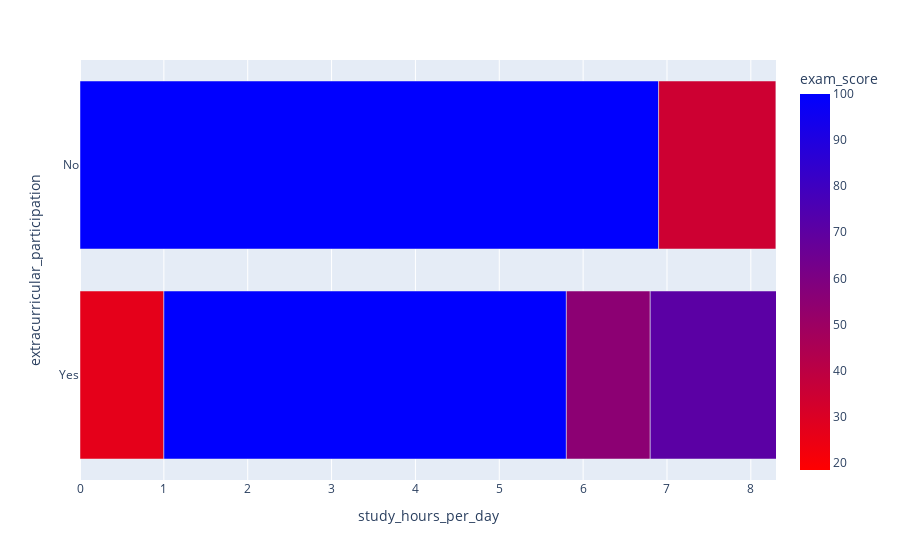

Here is the notebook cell this chart was saved with:
### Markdown cell above
#### <b> Conclusiones: </b> en una segunda fase de análisis hemos decidido realizar algunas comparaciones multivariables. En este caso hemos querido interrelacional las calificaciones con las horas de estudio y la dieta de los alumnos.La tendencia es la misma, como vemos en el gráfico las horas de estudio se relacionan directametne con unas mayores calificaciones, incluso en la línea de dispersión vemos una tendencia claramente creciente. Por otro lado, la calidad de la dieta, representada en el tamaño de las burbujas, no muestra ninguna característica destacable, simplemente que la mayoría de bolas tienen el mismo tamaño, que como ya hemos dicho en el gráfico correspondiente, se identifica con una dieta poco saludable.

### Code cell
#Análisis por grupos: participación extracurricular y horas de estudio vs calificaciones
# Ajustar la escala del eje x para que vaya de 0 al máximo de horas de estudio
fig = px.bar(
    df, 
    y="extracurricular_participation", 
    x="study_hours_per_day", 
    color="exam_score", 
    orientation="h",
    color_continuous_scale='Bluered_r', 
    hover_name="exam_score"
)

# Configurar el rango del eje x
fig.update_layout(xaxis=dict(range=[0, df['study_hours_per_day'].max()]))

fig.show()

### Figure 1 — Plotly figure (JSON) as saved in the notebook; plotly's stock layout.template omitted (floating-point values rounded to 4 significant figures; data arrays with more than 128 entries replaced by an {"elided": "..."} marker saying what was removed)
{"data": [{"hovertemplate": "<b>%{hovertext}</b><br><br>study_hours_per_day=%{x}<br>extracurricular_participation=%{y}<br>exam_score=%{marker.color}<extra></extra>", "hovertext": {"elided": "1000 float values"}, "legendgroup": "", "marker": {"color": {"elided": "1000 float values"}, "coloraxis": "coloraxis", "pattern": {"shape": ""}}, "name": "", "orientation": "h", "showlegend": false, "textposition": "auto", "type": "bar", "x": {"elided": "1000 float values"}, "xaxis": "x", "y": {"elided": "1000 str values"}, "yaxis": "y"}], "layout": {"barmode": "relative", "coloraxis": {"colorbar": {"title": {"text": "exam_score"}}, "colorscale": [[0, "rgb(255,0,0)"], [1, "rgb(0,0,255)"]]}, "legend": {"tracegroupgap": 0}, "margin": {"t": 60}, "xaxis": {"anchor": "y", "domain": [0, 1], "range": [0, 8.3], "title": {"text": "study_hours_per_day"}}, "yaxis": {"anchor": "x", "domain": [0, 1], "title": {"text": "extracurricular_participation"}}}}
